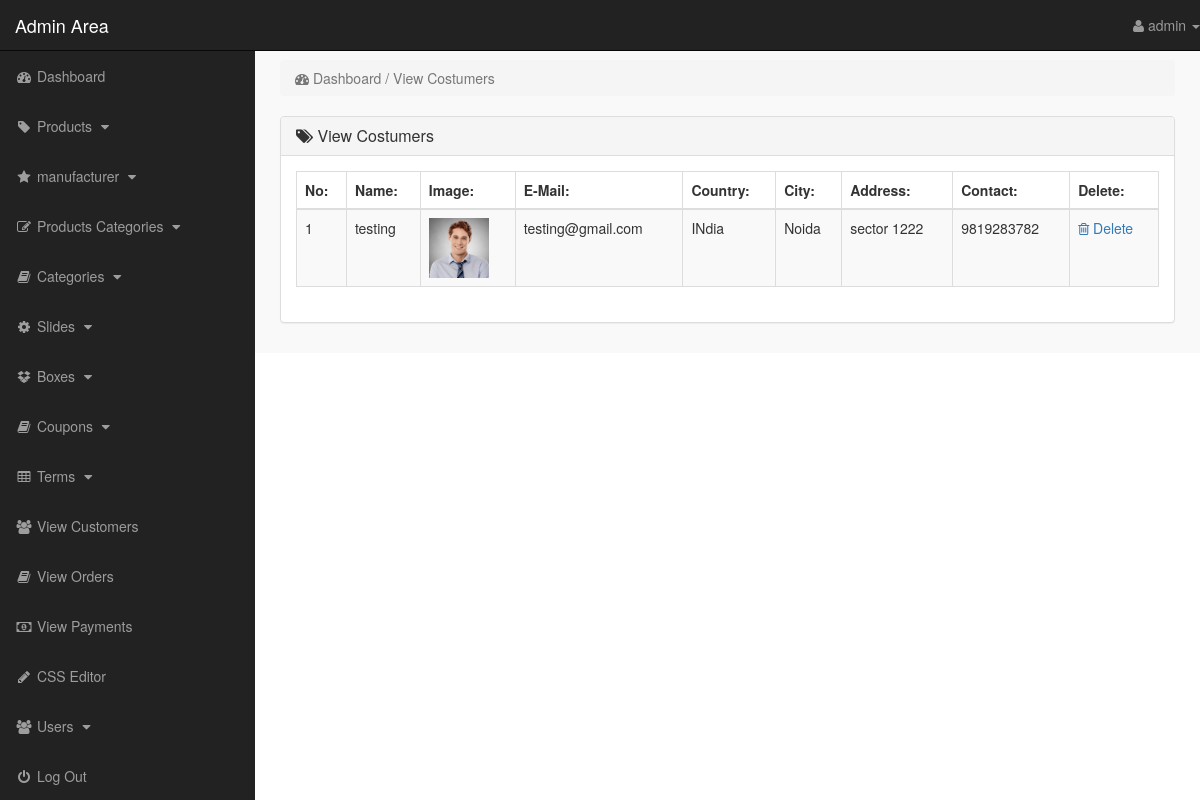
The page /admin_area/index.php?view_customers (signed in) on the database its author committed.
### tables this page shows
CREATE TABLE `customers` (
  `customer_id` int(10) NOT NULL,
  `customer_name` varchar(255) NOT NULL,
  `customer_email` varchar(255) NOT NULL,
  `customer_pass` varchar(255) NOT NULL,
  `customer_country` text NOT NULL,
  `customer_city` text NOT NULL,
  `customer_contact` varchar(255) NOT NULL,
  `customer_address` text NOT NULL,
  `customer_image` text NOT NULL,
  `customer_ip` varchar(100) NOT NULL
);

### admin_area/view_customers.php (the view)
<?php
    if(!isset($_SESSION['admin_email'])){
        echo "<script>window.open('login.php','_self')</script>";
    }else{
?>
<div class="row">
    <div class="col-lg-12">
        <ol class="breadcrumb">
            <li class="active">
                <i class="fa fa-dashboard"></i> Dashboard / View Costumers
            </li>
        </ol>
    </div>
</div>
<div class="row">
    <div class="col-lg-12">
        <div class="panel panel-default">
            <div class="panel-heading">
               <h3 class="panel-title">
                   <i class="fa fa-tags"></i>  View Costumers
               </h3>
            </div>
            <div class="panel-body">
                <div class="table-responsive">
                    <table class="table table-striped table-bordered table-hover">
                        <thead>
                            <tr>
                                <th> No: </th>
                                <th> Name: </th>
                                <th> Image: </th>
                                <th> E-Mail: </th>
                                <th> Country: </th>
                                <th> City: </th>
                                <th> Address: </th>
                                <th> Contact: </th>
                                <th> Delete: </th>
                            </tr>
                        </thead>
                        <tbody>
                            <?php
                                $i=0;
                                $get_c = "select * from customers";
                                $run_c = mysqli_query($con,$get_c);
                                while($row_c=mysqli_fetch_array($run_c)){
                                    $c_id = $row_c['customer_id'];
                                    $c_name = $row_c['customer_name'];
                                    $c_img = $row_c['customer_image'];
                                    $c_email = $row_c['customer_email'];
                                    $c_country = $row_c['customer_country'];
                                    $c_city = $row_c['customer_city'];
                                    $c_address = $row_c['customer_address'];
                                    $c_contact = $row_c['customer_contact'];
                                    $i++;
                            ?>
                            <tr>
                                <td> <?php echo $i; ?> </td>
                                <td> <?php echo $c_name; ?> </td>
                                <td> <img src="../customer/customer_images/<?php echo $c_img; ?>" width="60" height="60"></td>
                                <td> <?php echo $c_email; ?> </td>
                                <td> <?php echo $c_country; ?></td>
                                <td> <?php echo $c_city; ?> </td>
                                <td> <?php echo $c_address ?> </td>
                                <td> <?php echo $c_contact ?> </td>
                                <td>
                                     <a href="index.php?delete_customer=<?php echo $c_id; ?>">
                                        <i class="fa fa-trash-o"></i> Delete
                                     </a>
                                </td>
                            </tr>
                            <?php } ?>
                        </tbody>
                    </table>
                </div>
            </div>
        </div>
    </div>
</div>
<?php } ?>

### admin_area/includes/sidebar.php (shortened to what this page needs)
<?php
    if(!isset($_SESSION['admin_email'])){
        echo "<script>window.open('login.php','_self')</script>";
    }else{
?>
<nav class="navbar navbar-inverse navbar-fixed-top">
    <div class="navbar-header">
        <a href="index.php?dashboard" class="navbar-brand">Admin Area</a>
    </div>
    <ul class="nav navbar-right top-nav">
        <li class="dropdown">
            <a href="#" class="dropdown-toggle" data-toggle="dropdown">
                <i class="fa fa-user"></i> <?php echo $admin_name;  ?> <b class="caret"></b>
            </a>
        </li>
    </ul>
    <div class="collapse navbar-collapse navbar-ex1-collapse">
        <ul class="nav navbar-nav side-nav">
            <li>
                <a href="index.php?dashboard">
                        <i class="fa fa-fw fa-dashboard"></i> Dashboard
                </a>
            </li>
            <li>
                <a href="#" data-toggle="collapse" data-target="#products">
                        <i class="fa fa-fw fa-tag"></i> Products
                        <i class="fa fa-fw fa-caret-down"></i>
                </a>
            </li>
            <li>
                <a href="#" data-toggle="collapse" data-target="#manufacturer">
                        <i class="fa fa-fw fa-star"></i> manufacturer
                        <i class="fa fa-fw fa-caret-down"></i>
                </a>
            </li>
            <li>
                <a href="#" data-toggle="collapse" data-target="#p_cat">
                        <i class="fa fa-fw fa-edit"></i> Products Categories
                        <i class="fa fa-fw fa-caret-down"></i>
                </a>
            </li>
            <li>
                <a href="#" data-toggle="collapse" data-target="#cat">
                        <i class="fa fa-fw fa-book"></i> Categories
                        <i class="fa fa-fw fa-caret-down"></i>
                </a>
            </li>
            <li>
                <a href="#" data-toggle="collapse" data-target="#slides">
                        <i class="fa fa-fw fa-gear"></i> Slides
                        <i class="fa fa-fw fa-caret-down"></i>
                </a>
            </li>
            <li>
                <a href="#" data-toggle="collapse" data-target="#boxes">
                        <i class="fa fa-fw fa-dropbox"></i> Boxes
                        <i class="fa fa-fw fa-caret-down"></i>
                </a>
            </li>
            <li>
                <a href="#" data-toggle="collapse" data-target="#coupon">
                        <i class="fa fa-fw fa-book"></i> Coupons
                        <i class="fa fa-fw fa-caret-down"></i>
                </a>
            </li>
            <li>
                <a href="#" data-toggle="collapse" data-target="#terms">
                        <i class="fa fa-fw fa-table"></i> Terms
                        <i class="fa fa-fw fa-caret-down"></i>
                </a>
            </li>
            <li>
                <a href="index.php?view_customers">
                    <i class="fa fa-fw fa-users"></i> View Customers
                </a>
            </li>
            <li>
                <a href="index.php?view_orders">
                    <i class="fa fa-fw fa-book"></i> View Orders
                </a>
            </li>
            <li>
                <a href="index.php?view_payments">
                    <i class="fa fa-fw fa-money"></i> View Payments
                </a>
            </li>
            <li>
                <a href="index.php?edit_css">
                    <i class="fa fa-fw fa-pencil"></i> CSS Editor
                </a>
            </li>
            <li>
                <a href="#" data-toggle="collapse" data-target="#users">
                        <i class="fa fa-fw fa-users"></i> Users
                        <i class="fa fa-fw fa-caret-down"></i>
                </a>
            </li>
            <li>
                <a href="logout.php">
                    <i class="fa fa-fw fa-power-off"></i> Log Out
                </a>
            </li>
        </ul>
    </div>
</nav>
<?php } ?>

### admin_area/css/style.css (style rules this page uses)
body { margin-top: 100px; }
@media (min-width: 768px) { body { margin-top: 50px; } }
.top-nav { 0 15px; }
.top-nav>li { float: left; display: inline-block; }
.top-nav>li>a { color: #999999; line-height: 20px; padding-top: 15px; padding-bottom: 15px; }
@media (min-width: 768px) { .side-nav { position: fixed; top: 51px; bottom: 0; width: 255px; overflow-y: auto; overflow-x: hidden; background-color: #222222; padding-bottom: 40px; border-radius: 0; } }
@media (min-width: 768px) { .side-nav>li>a { width: 255px; } }
.panel-body { border-radius: 5px; }

### rows shown on the page
customers: customer_name "testing", customer_image (picture), customer_email "testing@gmail.com", customer_country "INdia", customer_city "Noida", customer_address "sector 1222", customer_contact "9819283782"

### other values the page prints
$admin_name "admin"
